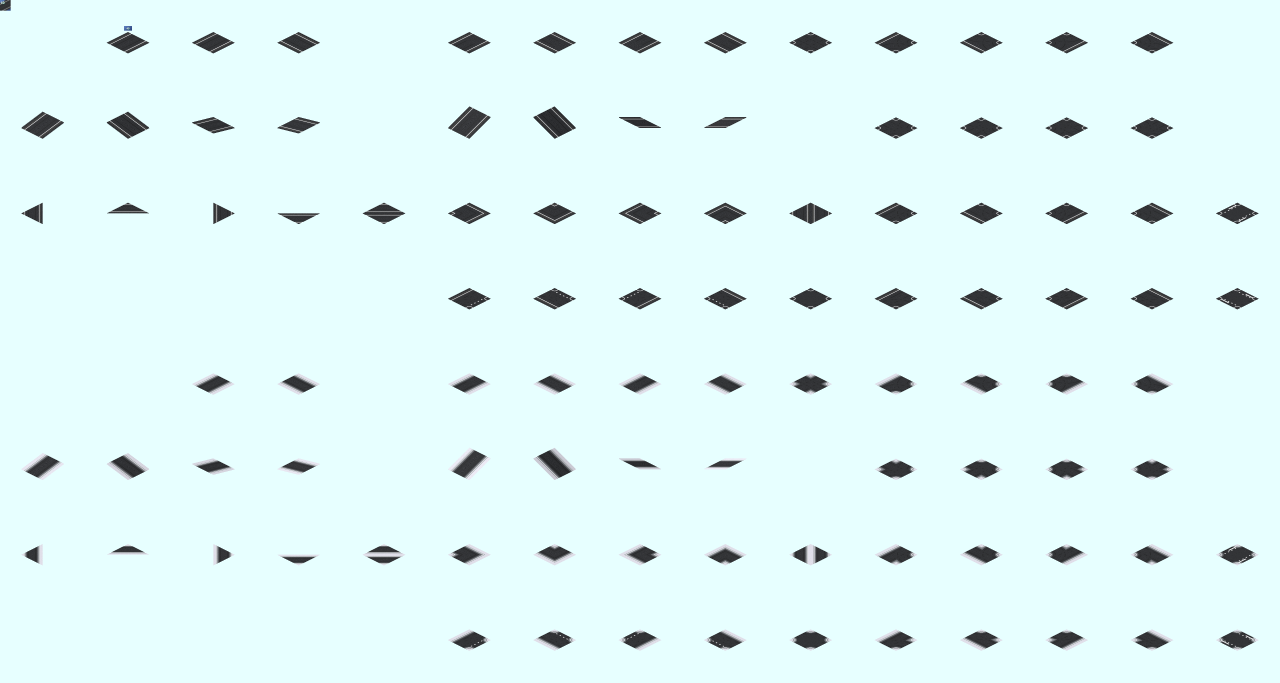
#> input picture addons/ami/src/ami_road_local.png, 3840 x 2048 px (shown at 1/3 size)
$ python check_snow_edge.py
#> lines starting #> are read from the running program, lines starting #| are printed output that depends on the picture; after the words box and inside, x2 and y2 are one past the last pixel; in counts of white or black regions, pixels touching at a corner belong together
### addons/ami/check_lib.py
"""AMI の検査（check_*.py）が共通で使う物: dat の読み・セルの参照・PNG の読み・offset・セルの digest（#303）。
検査の中身（何を落とすか）は各 check_*.py に置き、ここには「読む」物だけを置く。同じ物を 2 本の検査が別々に持たない。
"""
import glob
import hashlib
import os
import re
import struct
import sys
import zlib

HERE = os.path.dirname(os.path.abspath(__file__))
sys.path.append(os.path.join(HERE, "..", "..", "tools", "blender"))
import sheet_settings  # noqa: E402  pak の大きさ（環境変数 SHEET_PAK_SIZE。既定は pak128。256 の検査は SHEET_PAK_SIZE=256 で流す。#261）

SCALE = sheet_settings.SCALE  # pak128 に対する倍率。検査の対象は、128 は src/、256 は src256/（blender/ami_dat.py の SRC と同じ）
SRC = os.path.join(HERE, "src" + sheet_settings.SUFFIX)
CELL = 256 * SCALE  # 1 セルの画素数（pak128 は 256、256 は 512）
TRANSPARENT = (231, 255, 255)
REF = re.compile(r"^>?\s*([A-Za-z0-9_\-]+)\.(\d+)\.(\d+)\s*(?:,|$)")
REF_OFFSET = re.compile(r"^>?\s*[A-Za-z0-9_\-]+\.\d+\.\d+\s*(?:,\s*(-?\d+)\s*,\s*(-?\d+))?\s*(?:,|$)")  # セルの後の offset（無ければ None, None）


# ---------------------------------------------------------------- dat
# [30 lines left out: functions read_dats, drop_missing, not called in this run]


def cell_of(value):
    m = REF.match(value)
    return (m.group(1), int(m.group(2)), int(m.group(3))) if m else None


def fmt(cell):
    return "%s.%d.%d" % cell


# ---------------------------------------------------------------- png（8bit RGB・インターレースなしだけ）
# [58 lines left out: functions read_rows, png_size, not called in this run]


def size_error(path, w, h):
    """シートの大きさ w x h がセルの大きさ CELL の倍数でなければ、その文を返す（別の大きさのシート。128 のシートを 256 で検査した、など。
    セルの切りが全部ずれて、ほかの検査が分かりにくい文で落ちる）。倍数なら None"""
    if w % CELL or h % CELL:
        return f"シート {os.path.basename(path)} の大きさ {w}x{h} が、セルの大きさ {CELL}px の倍数でない（SHEET_PAK_SIZE と合わないシート）"
    return None


# [12 lines left out: functions offset_of, cell_digest, not called in this run]

### addons/ami/check_snow_edge.py
"""道路の地上の基盤の版の雪の絵の、下の端の暗い列の検査（#366）。check.sh が呼ぶ。Pillow と numpy を使う（版は ci.env）。

    python -X utf8 check_snow_edge.py [src のディレクトリ]
    python -X utf8 check_snow_edge.py --self-test
    SHEET_PAK_SIZE=256 python -X utf8 check_snow_edge.py   # 256 のシート（src256/）
    CHECK_SKIP_MISSING=1 ...                                # 比べる通常の版のシートが無い物は飛ばし、基盤の版が 1 枚も無くても通す（256 の CI。PNG は生活道路だけ）

地上の基盤の版（ami_road_<種類>_base_<版>）は、路面の板と路肩の雪の板を壁の外の面で切る。同じ所で切ると、路面の板の切り口
（影の色の縦の面）が雪の下に 1 行出て、雪の気候でタイルの手前の縁に暗い点線になった（#360。sheetlib の road_sheet の snow_recess と
road_parts の ROAD_SNOW_ASPHALT_RECESS で、雪の絵だけ路面の板を内で切って隠した）。切る位置や雪の板の厚みを変えると戻りうるので、ここで見る。

数え方（pak256 のリポジトリの記録 docs/records/2026-11-26_snow-road-seam.md の pakimg.py count と同じ決まり）: 雪の行（シートの後半の行。
sheet_rows の way_snow_rows。道路の基盤の版も通常の版も手前の絵の行を持たないので、行 4〜7）のセルの各列で、一番下の透明でない画素の
RGB の和が 300 未満で、すぐ上の画素が透明でなく和が 500 より大きい列を「暗い列」とする。
通常の版（ami_road_<種類>）の雪の行にも、斜めの半分のセルの角で車道の路面と白線がタイルの縁に来る所が同じ形で数えられる
（一般道路で 128 は 48 列、256 は 14 列。#360 の PR）。そこで、基盤の版の各セルの暗い列が、同じ種類の通常の版の同じセルより多ければ
失敗にする（基盤の版と通常の版は同じセルの並び）。
#360 の直しの前は、生活道路の base_single で 128 は 75 列、256 は 3279 列（通常の版は 0）で、10 枚とも落ちる。
暗い帯を 2 行以上まで数える形も試したが、直しの後の幹線道路・高速道路で、通常の版とセルの絵の違う所（暗い縁の 2〜3 行）が
基盤の版だけで数えられて誤って落ちた。今の切り口は 128・256 とも 1 行なので、1 行の決まりにしている（#366 の PR）。
"""
import glob
import os
import re
import sys

import numpy as np
from PIL import Image

from check_lib import CELL, SRC, TRANSPARENT, size_error

BASE = re.compile(r"^ami_road_([a-z]+)_base_[a-z]+\.png$")
DARK, BRIGHT = 300, 500  # RGB の和（0〜765）の境


def dark_columns(rgb):
    """セルの配列（高さ × 幅 × 3。int）の、下の端の暗い列の数"""
    opaque = ~np.all(rgb == TRANSPARENT, axis=2)
    h = opaque.shape[0]
    # 列ごとの一番下の透明でない画素の行（無い列は -1）
    rev = opaque[::-1]
    has = rev.any(axis=0)
    bottom = np.where(has, h - 1 - rev.argmax(axis=0), -1)
    cols = np.nonzero(bottom >= 1)[0]
    y = bottom[cols]
    s0 = rgb[y, cols].sum(axis=1)
    s1 = rgb[y - 1, cols].sum(axis=1)
    return int(np.count_nonzero(opaque[y - 1, cols] & (s0 < DARK) & (s1 > BRIGHT)))


def snow_dark_columns(path):
    """シートの雪の行（後半の行）のセルごとの暗い列の数（(行, 列): 数。0 は省く）と、シートの大きさ"""
#> called with path = 'addons/ami/src/ami_road_local.png'
    with Image.open(path) as im:
#> im is the input picture: PIL image 3840x2048 RGB; mean R, G, B 223.7, 246.5, 246.7
        a = np.asarray(im.convert("RGB")).astype(np.int32)
    rows, cols = a.shape[0] // CELL, a.shape[1] // CELL
#> rows = 8; cols = 15
    per = {}
    for r in range(rows // 2, rows):
        for c in range(cols):
            n = dark_columns(a[r * CELL:(r + 1) * CELL, c * CELL:(c + 1) * CELL])
            if n:
                per[(r, c)] = n
#> this loop made 4 passes
#> pass 1, in dark_columns (call 3), `opaque = ~np.all(rgb == TRANSPARENT, axis=2)`:
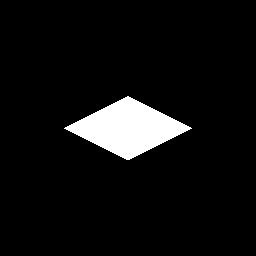
#> opaque: shape (256, 256) bool; 6.3% white; 1 white region, box (x1, y1, x2, y2) and area: (64, 96, 192, 160) 4160
#> pass 1, in dark_columns (call 3), `rev = opaque[::-1]`:
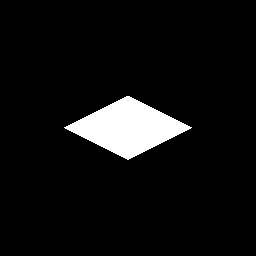
#> rev: shape (256, 256) bool; 6.3% white; 1 white region, box (x1, y1, x2, y2) and area: (64, 96, 192, 160) 4160
#> pass 2, in dark_columns (call 16), `opaque = ~np.all(rgb == TRANSPARENT, axis=2)`:
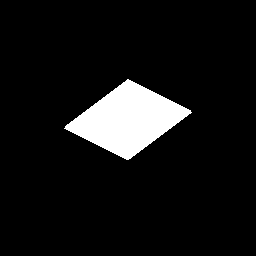
#> opaque: shape (256, 256) bool; 8.1% white; 1 white region, box (x1, y1, x2, y2) and area: (64, 79, 192, 160) 5310
#> after the loop, per = 0 items
    return per, (a.shape[1], a.shape[0])


def main(src):
    skip = bool(os.environ.get("CHECK_SKIP_MISSING"))
    errors, lines = [], []
    plain_cache = {}
    bases = sorted(p for p in glob.glob(os.path.join(src, "ami_road_*_base_*.png")) if BASE.match(os.path.basename(p)))
    if not bases and not skip:
        errors.append(f"{src} に道路の地上の基盤の版のシート（ami_road_<種類>_base_<版>.png）が 1 枚も無い")
    for path in bases:
        name = os.path.basename(path)
        plain = os.path.join(src, f"ami_road_{BASE.match(name).group(1)}.png")
        pname = os.path.basename(plain)
        if not os.path.isfile(plain):
            if skip:
                lines.append(f"  飛ばした（通常の版 {pname} のシートが無い）: {name}")
            else:
                errors.append(f"{name}: 比べる通常の版のシート {pname} が無い")
            continue
        if plain not in plain_cache:
            plain_cache[plain] = snow_dark_columns(plain)
        limit, psize = plain_cache[plain]
#> limit = 0 items; psize = (3840, 2048)
        per, size = snow_dark_columns(path)
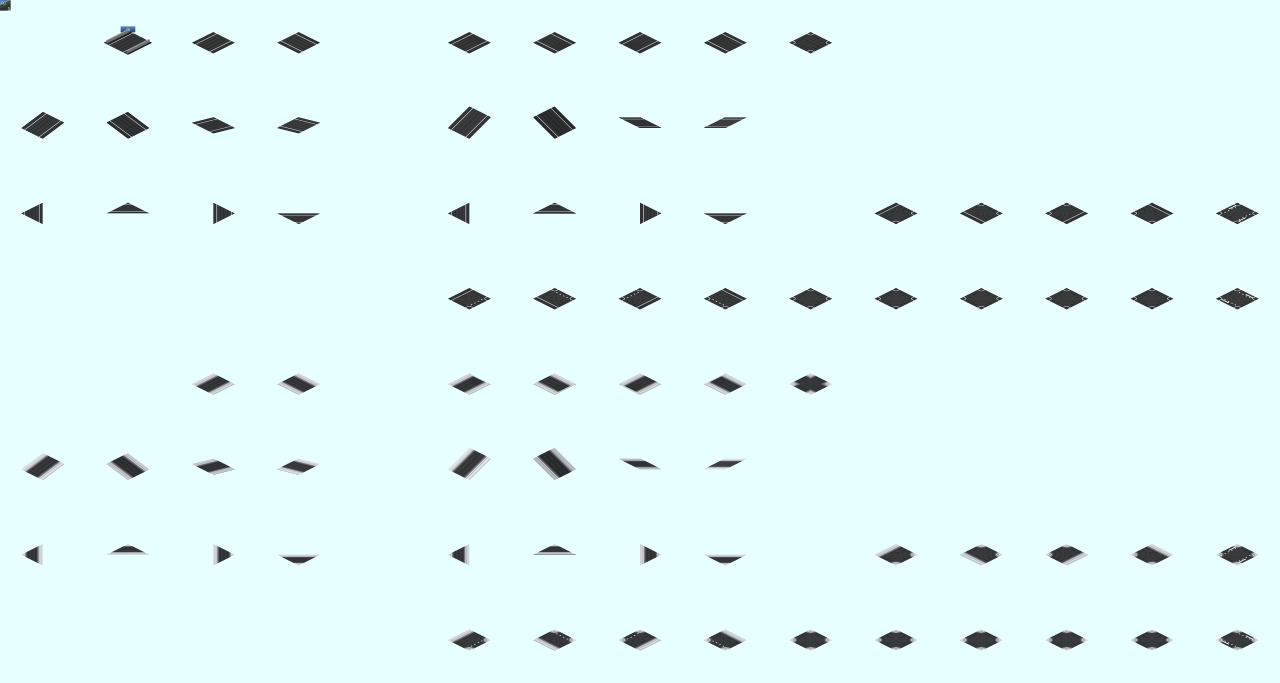
#> input picture addons/ami/src/ami_road_local_base_single.png, 3840 x 2048 px (shown at 1/3 size)
#> in snow_dark_columns, im is the input picture: PIL image 3840x2048 RGB; mean R, G, B 225.5, 248.6, 248.7
#> the loop in snow_dark_columns (call 2), `for r in range(rows // 2, rows):` made 4 passes
#> pass 2, in dark_columns (call 76), `rev = opaque[::-1]`:
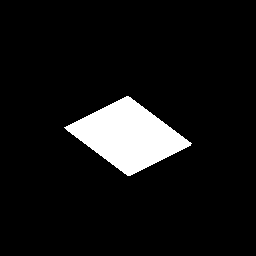
#> rev: shape (256, 256) bool; 8% white; 1 white region, box (x1, y1, x2, y2) and area: (64, 96, 192, 176) 5261
#> after the loop in snow_dark_columns (call 2), `for r in range(rows // 2, rows):`: per = 16 items
#> per = 16 items; size = (3840, 2048)
        bad = [e for e in (size_error(path, *size), size_error(plain, *psize)) if e]
#> bad = []
        if not bad and size != psize:
            bad.append(f"{name} の大きさ {size[0]}x{size[1]} が、通常の版 {pname} の {psize[0]}x{psize[1]} と違う（セルの並びが同じでない）")
        if bad:
            errors.extend(bad)
            continue
        worse = {k: (n, limit.get(k, 0)) for k, n in per.items() if n > limit.get(k, 0)}
#> worse = 16 items
        lines.append(f"  {name}: {sum(per.values())} 列（通常の版 {sum(limit.values())} 列）")
        if worse:
            top = sorted(worse.items(), key=lambda kv: kv[1][1] - kv[1][0])[:6]
#> top = [((6, 6), (126, 0)), ((5, 6), (63, 0)), ((4, 6), (61, 0)), ((4, 7), (60, 0)), ((4, 2), (31, 0)), ((4, 3), (31, 0))]
            cells = " ".join(f"({r},{c}):{n}>{m}" for (r, c), (n, m) in top)
            errors.append(f"{name}: 雪の行の {len(worse)} セルで、下の端の暗い列が通常の版 {pname} の同じセルより多い"
                          f"（路面の板の切り口が雪の下に出ている。#360。(行,列):基盤の版>通常の版 {cells}）")
    print(f"check_snow_edge: {src}（セル {CELL}px）: 基盤の版 {len(bases)} 枚")
    for line in lines:
        print(line)
#> this loop made 1 pass
#|   ami_road_local_base_single.png: 650 列（通常の版 0 列）
    if errors:
        for e in errors:
            print("ERROR:", e)
        return 1
    return 0


# [53 lines left out: function self_test, not called in this run]


if __name__ == "__main__":
    if sys.argv[1:] == ["--self-test"]:
        sys.exit(self_test())
#> (the run stopped early here; a loop or call above may not have finished)
